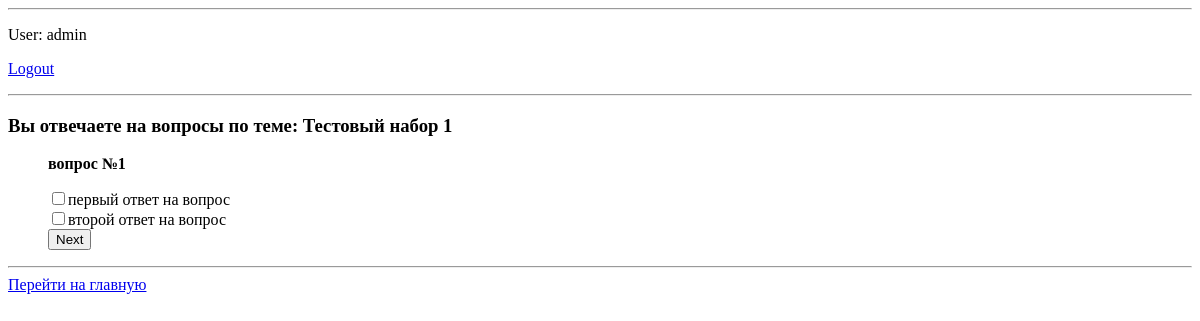
The app's page /test_form/1/ (signed in), older data.
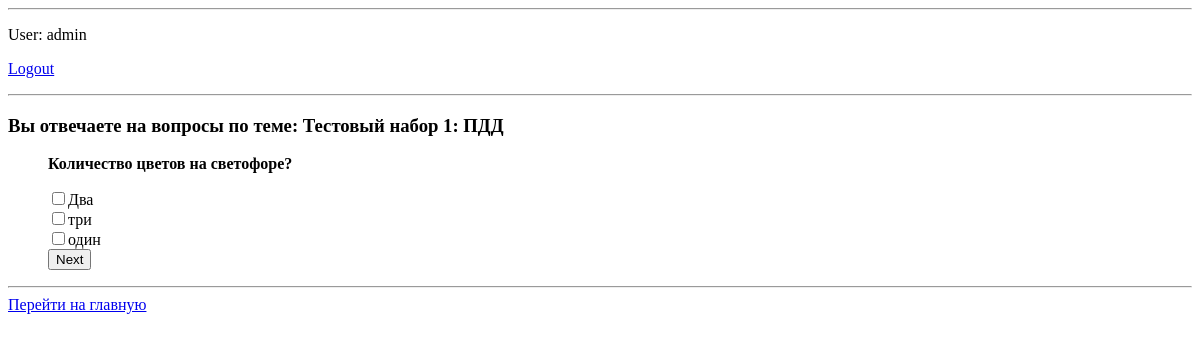
The same page, newer data.
### test_form/models.py (models this page shows, shortened)
class Question(models.Model):
    question_text = models.CharField(max_length=200)
    group = models.ForeignKey(Group, on_delete=models.CASCADE, default=1)

class Group(models.Model):
    group_text = models.CharField(max_length=200)
    def __str__(self):
        return self.group_text

class Choice(models.Model):
    question = models.ForeignKey(Question, on_delete=models.CASCADE)
    choice_text = models.CharField(max_length=200)
    right = models.BooleanField()

### test_form/views.py (the view)
# urls.py: path('<int:question_id>/', views.detail, name='detail'),
@login_required
def detail(request, question_id):
    question = Question.objects.get(pk=question_id)
    choice_list = Choice.objects.filter(question_id=question.id)
    template = loader.get_template('test_form/detail.html')
    context = {
              'question': question,
              'choice_list': choice_list,
              }
    return HttpResponse(template.render(context, request))

### test_form/templates/test_form/detail.html (shortened to what this page needs)
{% extends "base_generic.html" %}
{% block content %}
       <h3> Вы отвечаете на вопросы по теме: {{ question.group }}  </h3>
    {% if question %}
        <ul>
        <p> <b>{{question.question_text}} </b></p>
        <form action="{% url 'test_form:answer' question.id %}" method="post">
        {% for choice in choice_list %}
            <input type="checkbox" name="choice{{ choice.id }}" id="choice{{ choice.id }}" value="{{ choice.id }}">{{ choice.choice_text }}<br>
        {% endfor %}
        <input type="submit" value="Next">
        </form>
        </ul>
    {% else %}
        <p>No questions are available.</p>
    {% endif %}
{% endblock %}

### test_form/templates/base_generic.html (shortened to what this page needs)
<!DOCTYPE html>
<html lang="en">
<head>
</head>
<body>
    {% block upper %}
		<hr>
 		{% if user.is_authenticated %}
     		<p>User: {{ user.get_username }}</p>
     		<p><a href="{% url 'logout'%}?next={{request.path}}">Logout</a></p>
   		{% else %}
     	<p><a href="{% url 'login'%}?next={{request.path}}">Login</a></p>
   		{% endif %}
		<hr>
    {% endblock %}
     {% block content %}{% endblock %}
     <hr>
     <a href="{% url 'test_form:index' %}">Перейти на главную</a>
</body>
</html>

Row changes from the older to the newer data that the page shows:
changed Question: group "Тестовый набор 1" → "Тестовый набор 1: ПДД"; question_text "вопрос №1" → "Количество цветов на светофоре?"
changed Choice: choice_text "первый ответ на вопрос" → "Два"
changed Choice: choice_text "второй ответ на вопрос" → "три"
added Choice: choice_text "один"
